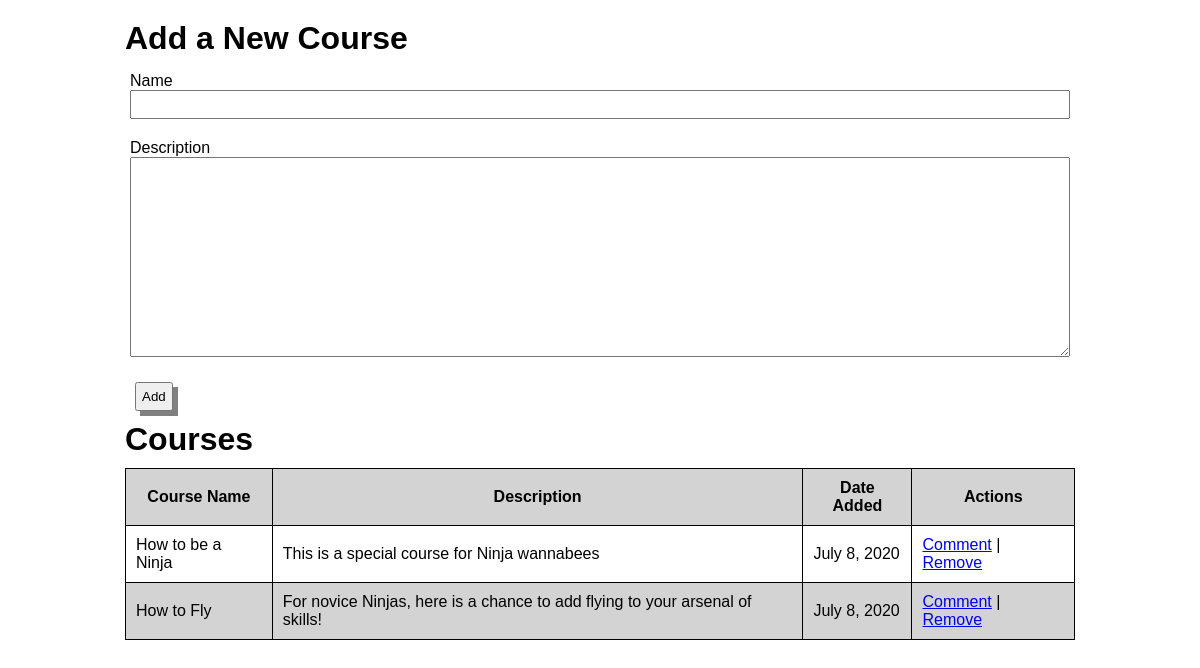
Before: / with the older database file.
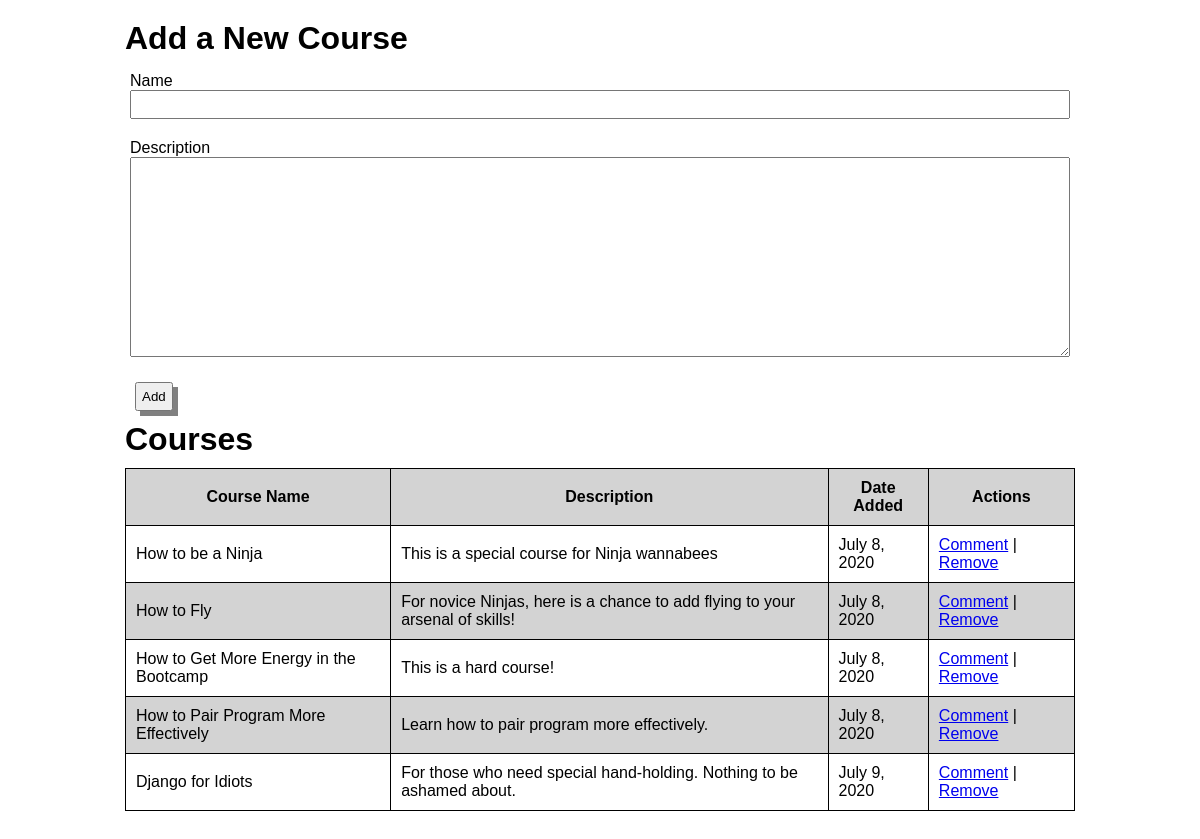
After: the same page with the newer database file.
### courses_app/models.py (models this page shows, shortened)
class Course(models.Model):
    name = models.CharField(max_length=255)
    desc = models.OneToOneField(
        Description,
        on_delete=models.CASCADE,
        primary_key=False,
    )
    created_at = models.DateTimeField(auto_now_add = True)
    updated_at = models.DateTimeField(auto_now = True)
    objects = CourseManager()

class Description(models.Model):
    desc = models.TextField()
    objects = DescriptionManager()

### courses_app/views.py (the view)
# urls.py: path('',views.index),
def index(request):
    context = {
        "courses": Course.objects.all(),
    }
    return render(request,'courses.html', context)

### courses_app/templates/courses.html (shortened to what this page needs)
<!DOCTYPE html>
<html lang="en">
<head>
    {% load static %}
    <link rel="stylesheet" href="{% static 'style.css' %}">
</head>
<body>
    <div class="container">
        <h1>Add a New Course</h1>
        <form action="create" method="POST">
            <p>
                <span>
                    <label for="course-name">Name</label>
                    <input type="text" name="name" id="course-name">
                </span>
            </p>
            <p>
                <span>
                    <label for="course-description">Description</label>
                    <textarea name="desc" id="course-description"></textarea>
                </span>
            </p>
            <div><button>Add</button></div>
        </form>
        <h1>Courses</h1>
        <table>
            <tr>
                <th>Course Name</th>
                <th>Description</th>
                <th>Date Added</th>
                <th>Actions</th>
            </tr>
            {% for course in courses %}
                <tr>
                    <td>{{ course.name }}</td>
                    <td>{% if course.desc.desc %} {{ course.desc.desc }} {% endif %}</td>
                    <td>{{ course.created_at|date:"F j, Y" }}</td>
                    <td>
                        <ul class="actions">
                            <li><a href="courses/{{ course.id }}/comments">Comment</a></li>
                            <li><a href="courses/destroy/{{ course.id }}">Remove</a></li>
                        </ul>
                    </td>
                </tr>
            {% endfor %}
        </table>
        <br>
    </div>
</body>
</html>

### courses_app/static/style.css (style rules this page uses)
* { box-sizing: border-box; padding: 0; margin: 0; font-family: Arial, Helvetica, sans-serif; }
body { padding: 20px; }
table { margin: 10px 0; border-collapse: collapse; }
table, th, td { border: 1px solid black; }
th, td { padding: 10px; }
tr:nth-child(odd) { background-color: lightgray; }
ul.actions li { display: inline-block; text-decoration: none; }
ul.actions li::after { content: ' | '; }
ul.actions li:last-child::after { content: ''; }
.container { width: 950px; margin: 0 auto; }
p { margin: 10px 0; }
form span { display: flex; flex-direction: column; justify-content: flex-start; padding: 5px; }
input { padding: 5px; }
button { padding: 5px; margin: 10px; box-shadow: 5px 5px gray; }
textarea { width: 100%; height: 200px; padding: 10px; }

Changed rows visible on the page:
added Course: name "How to Get More Energy in the Bootcamp", desc.desc "This is a hard course!", created_at "July 8, 2020"
added Course: name "How to Pair Program More Effectively", desc.desc "Learn how to pair program more effectively.", created_at "July 8, 2020"
added Course: name "Django for Idiots", desc.desc "For those who need special hand-holding. Nothing to be ashamed about.", created_at "July 9, 2020"
